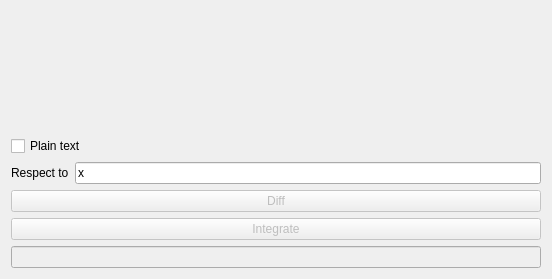
<?xml version="1.0" encoding="UTF-8"?>
<ui version="4.0">
 <class>QtMaximaStaticIntegrateAndDiffInterface</class>
 <widget class="QWidget" name="QtMaximaStaticIntegrateAndDiffInterface">
  <property name="geometry">
   <rect>
    <x>0</x>
    <y>0</y>
    <width>552</width>
    <height>279</height>
   </rect>
  </property>
  <property name="windowTitle">
   <string>Form</string>
  </property>
  <layout class="QVBoxLayout" name="verticalLayout_2">
   <item>
    <layout class="QHBoxLayout" name="horizontalLayout">
     <item>
      <layout class="QVBoxLayout" name="outputLayout"/>
     </item>
     <item>
      <layout class="QVBoxLayout" name="verticalLayout">
       <item>
        <spacer name="verticalSpacer">
         <property name="orientation">
          <enum>Qt::Vertical</enum>
         </property>
         <property name="sizeHint" stdset="0">
          <size>
           <width>20</width>
           <height>40</height>
          </size>
         </property>
        </spacer>
       </item>
       <item>
        <widget class="QCheckBox" name="plainTextCheckBox">
         <property name="text">
          <string>Plain text</string>
         </property>
        </widget>
       </item>
       <item>
        <layout class="QHBoxLayout" name="horizontalLayout_2">
         <item>
          <widget class="QLabel" name="label">
           <property name="text">
            <string>Respect to</string>
           </property>
          </widget>
         </item>
         <item>
          <widget class="QLineEdit" name="respectEdit">
           <property name="text">
            <string>x</string>
           </property>
          </widget>
         </item>
        </layout>
       </item>
       <item>
        <widget class="QPushButton" name="diffButton">
         <property name="enabled">
          <bool>false</bool>
         </property>
         <property name="text">
          <string>Diff</string>
         </property>
        </widget>
       </item>
       <item>
        <widget class="QPushButton" name="integrateButton">
         <property name="enabled">
          <bool>false</bool>
         </property>
         <property name="text">
          <string>Integrate</string>
         </property>
        </widget>
       </item>
      </layout>
     </item>
    </layout>
   </item>
   <item>
    <widget class="QLineEdit" name="formulaEdit">
     <property name="enabled">
      <bool>false</bool>
     </property>
    </widget>
   </item>
  </layout>
 </widget>
 <resources/>
 <connections/>
</ui>
